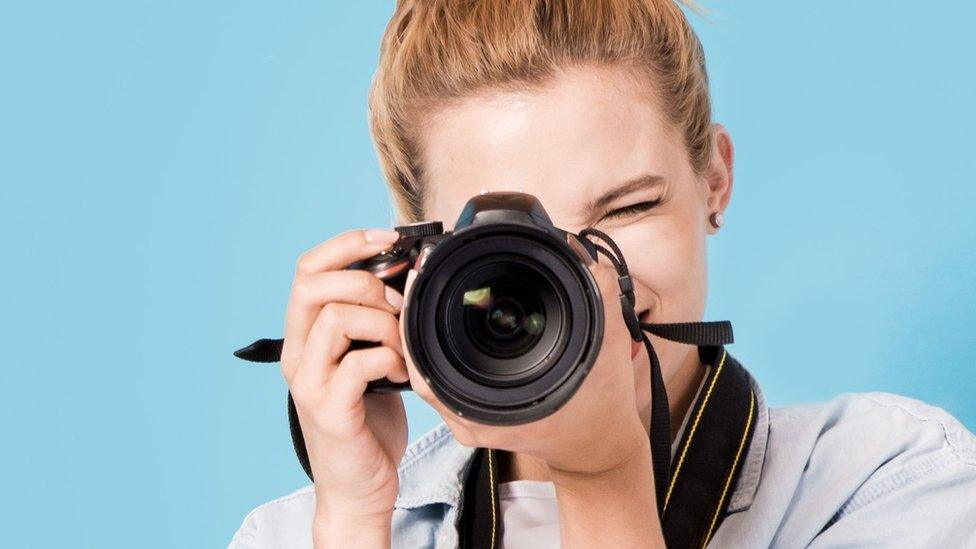
#> input picture image.jpg, 976 x 549 px
$ jupyter execute Assignment_1.ipynb
#> lines starting #> are read from the running program, lines starting #| are printed output that depends on the picture
## Q1.

[cell 1]
import numpy as np
import random
import cv2
import matplotlib.pyplot as plt

[cell 2]
#1.
array = np.array([[random.randint(0, 256) for _ in range(15)] for _ in range(15)])

for i in range(15):
    for j in range(15):
        if(array[i,j] < 120 ):
            array[i,j] = 0
print(array)

[cell 3]
#2.
arr = np.array([[random.randint(0, 256) for _ in range(15)] for _ in range(15)])

def boundary_traversal(matrix):
    rows, cols = len(matrix), len(matrix[0])
    result = []

    # Traverse the first row
    for j in range(cols):
        result.append(matrix[0][j])

    # Traverse the last column
    for i in range(1, rows):
        result.append(matrix[i][cols - 1])

    # Traverse the last row if there are more than one row
    if rows > 1:
        for j in range(cols - 2, -1, -1):
            result.append(matrix[rows - 1][j])

    # Traverse the first column if there are more than one column
    if cols > 1:
        for i in range(rows - 2, 0, -1):
            result.append(matrix[i][0])

    return result

res = boundary_traversal(arr)
print(res)

[cell 4]
#3
def odd_even(arr):
    res = []
    for i in range(len(arr)):
        y = []
        for j in arr[i]:
            if(j%2 == 0):
                y.append(1)
            else:
                y.append(0)
        res.append(y)
    return res

res = odd_even(arr)
res

## Q2.

[cell 5]
#1.
arr2 = np.array([[random.randint(0, 256) for _ in range(20)] for _ in range(20)])
# row
for i in range(20):
    print(f"max,min,median in {i}th row is {max(arr2[i])},  {min(arr2[i])},  {np.median(arr2[i])}")

[cell 6]
#columns
for i in range(15):
    print(f"max in {i}th column {max(arr2[:,i:i+1])}  ,{min(arr2[:,i:i+1])}  ,{np.median(arr2[:,i:i+1])}")

[cell 7]
#3.
resized_array = cv2.resize(arr2, (200, 200), interpolation=cv2.INTER_NEAREST)

plt.imshow(resized_array)
plt.title('Resized Image using Nearest Neighbor (200x200)')
plt.axis('off')
plt.show()
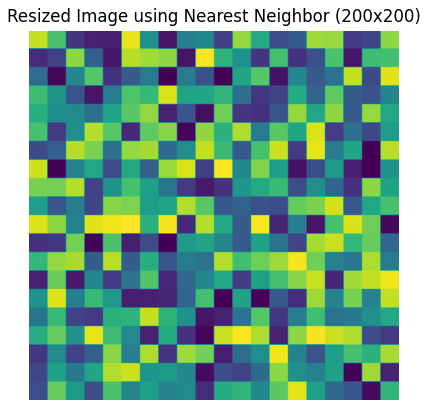
#> figure drawn by matplotlib, 1 panel

[cell 8]
#3.
# Create a horizontal gradient: 0 to 255 left to right
horizontal_gradient = np.tile(np.linspace(0, 255, 256, dtype=np.uint8), (256, 1))

# Create a vertical gradient: 0 to 255 top to bottom
vertical_gradient = np.tile(np.linspace(0, 255, 256, dtype=np.uint8).reshape(256, 1), (1, 256))

# Display both images
fig, axs = plt.subplots(1, 2, figsize=(10, 5))

axs[0].imshow(horizontal_gradient, cmap='gray')
axs[0].set_title("Horizontal Gradient")
axs[0].axis('off')

axs[1].imshow(vertical_gradient, cmap='gray')
axs[1].set_title("Vertical Gradient")
axs[1].axis('off')

plt.show()
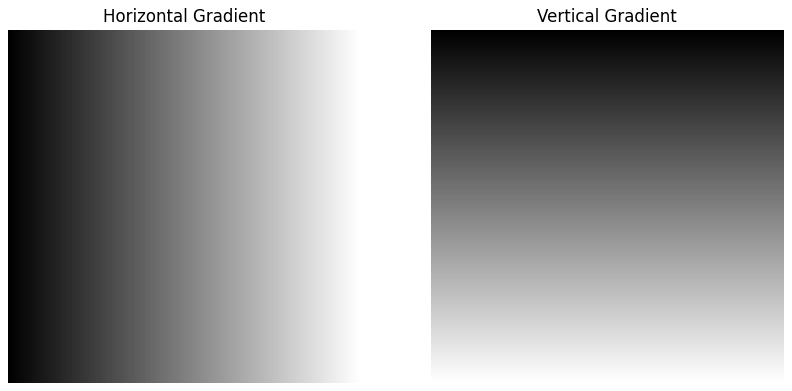
#> figure drawn by matplotlib, 2 panels

## Q3.

[cell 9]
#1.
img =cv2.imread("image.jpg",cv2.IMREAD_GRAYSCALE)
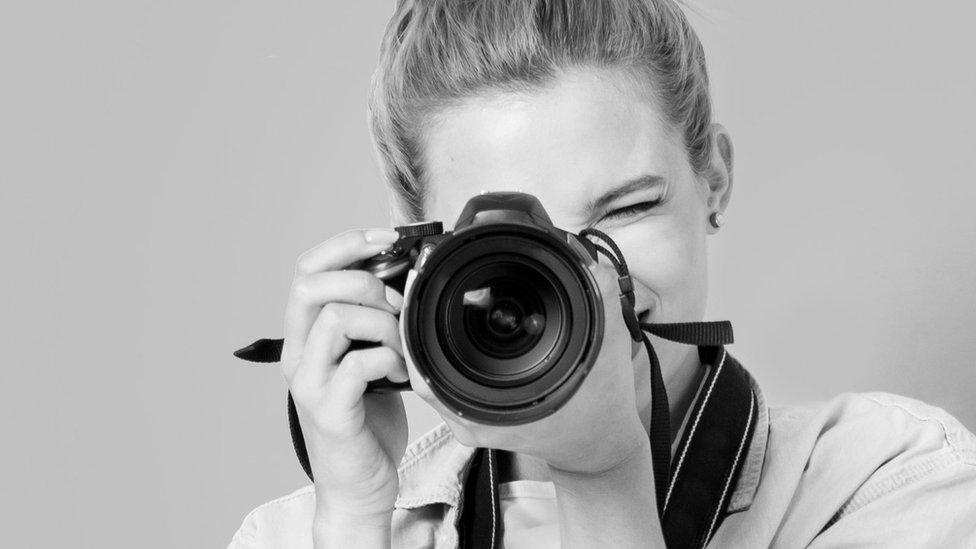
#> img: shape (549, 976); min 0, max 255, mean 170.1
inverted_img = 255 - img
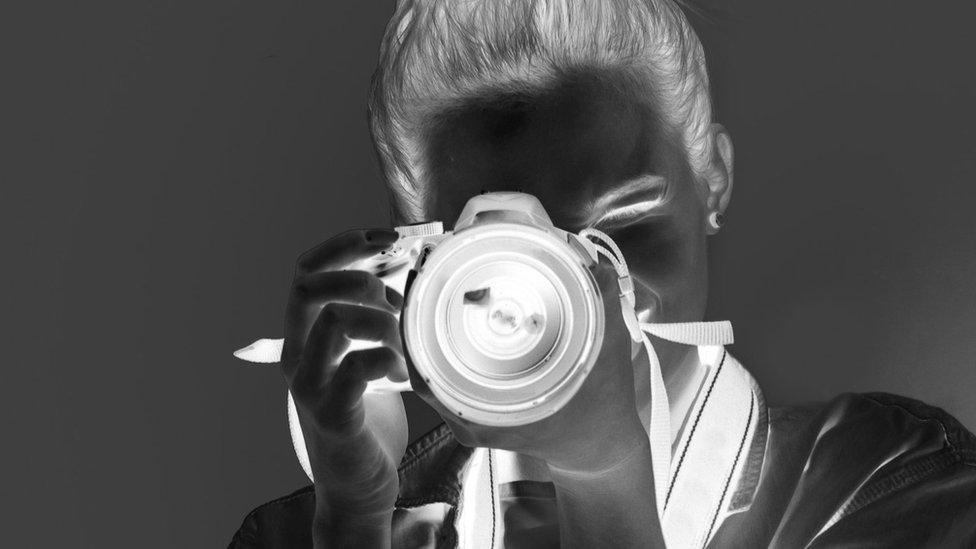
#> inverted_img: shape (549, 976); min 0, max 255, mean 84.9
plt.imshow(inverted_img)

[cell 10]
#2.
img = cv2.imread("image.jpg")
#> img is the input picture: shape (549, 976, 3); mean B, G, R 180.7, 174.8, 157.2
B, G, R = cv2.split(img)
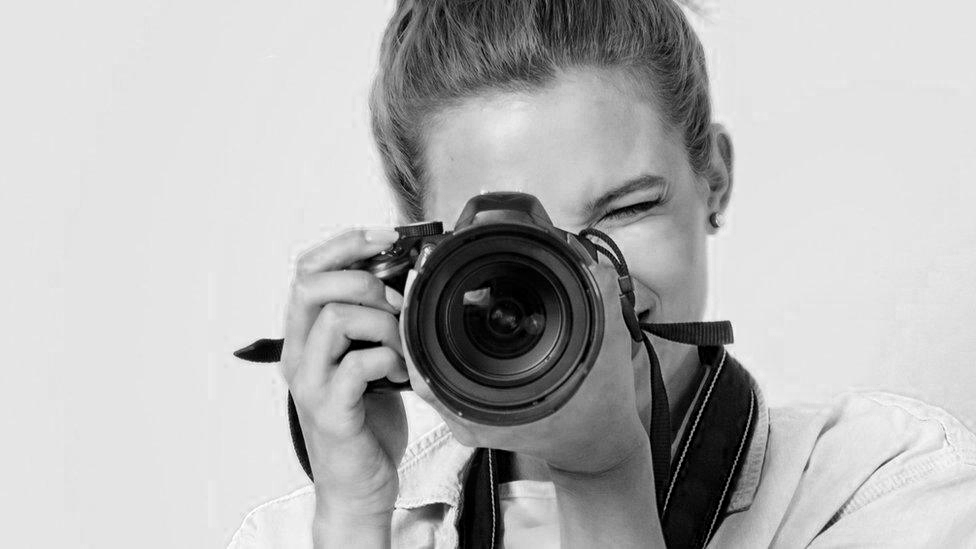
#> B: shape (549, 976); min 0, max 255, mean 180.7
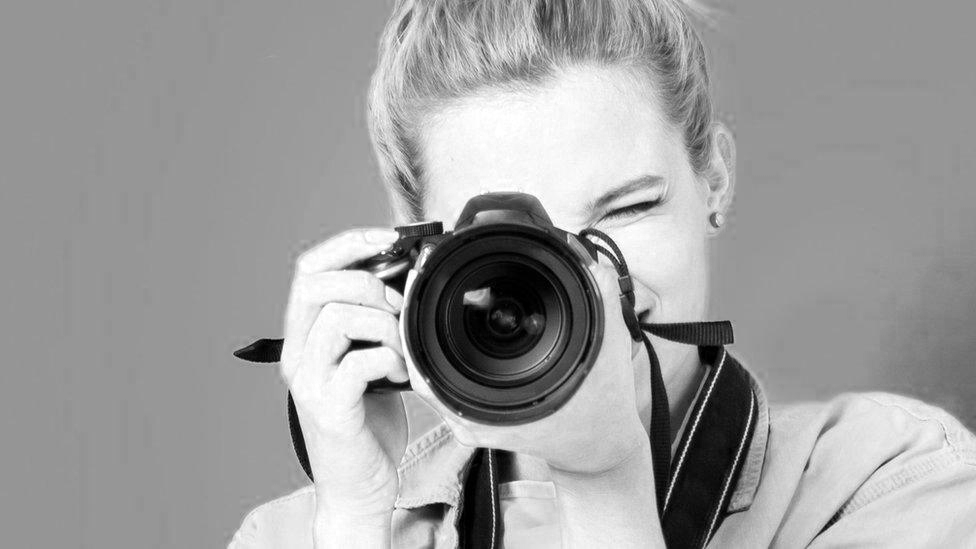
#> R: shape (549, 976); min 0, max 255, mean 157.2
R[:] = 0
#> R: shape (549, 976); every value is 0
img_modified = cv2.merge([B, G, R])
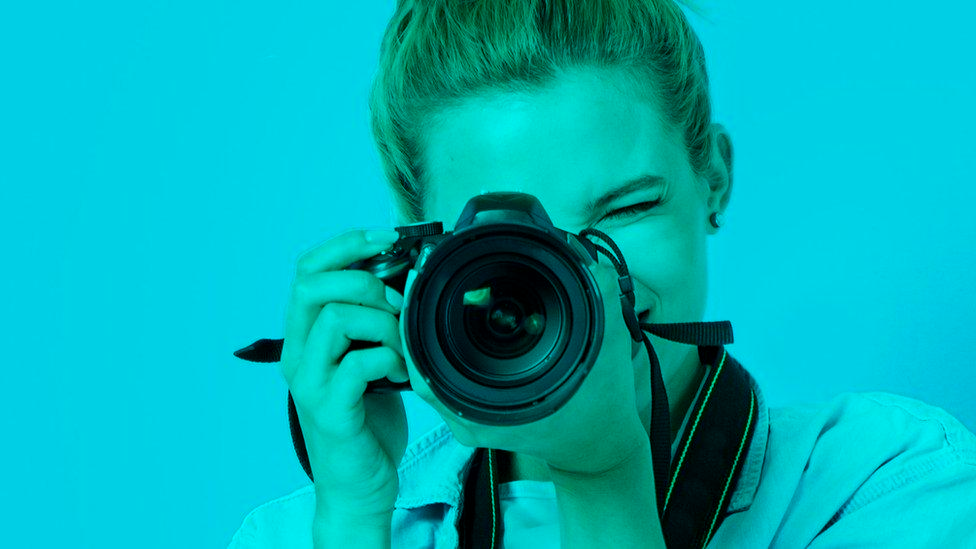
#> img_modified: shape (549, 976, 3); mean B, G, R 180.7, 174.8, 0
img_rgb = cv2.cvtColor(img_modified, cv2.COLOR_BGR2RGB)
plt.imshow(img_rgb)

[cell 11]
#3.
img_color = cv2.imread("image.jpg")
img_rgb = cv2.cvtColor(img_color, cv2.COLOR_BGR2RGB)

# Flip horizontally
h_flip = cv2.flip(img_rgb, 1)
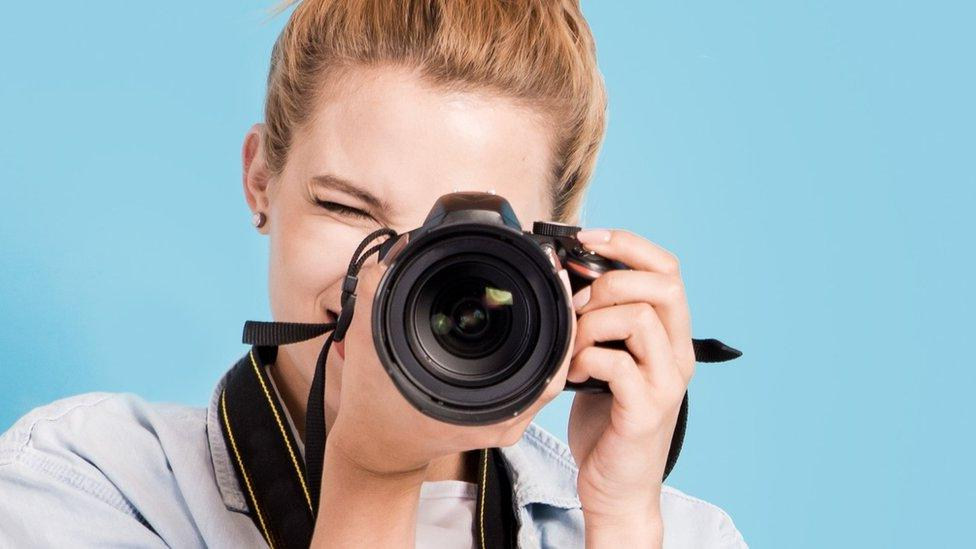
#> h_flip: shape (549, 976, 3); mean R, G, B 157.2, 174.8, 180.7

# Flip vertically
v_flip = cv2.flip(img_rgb, 0)
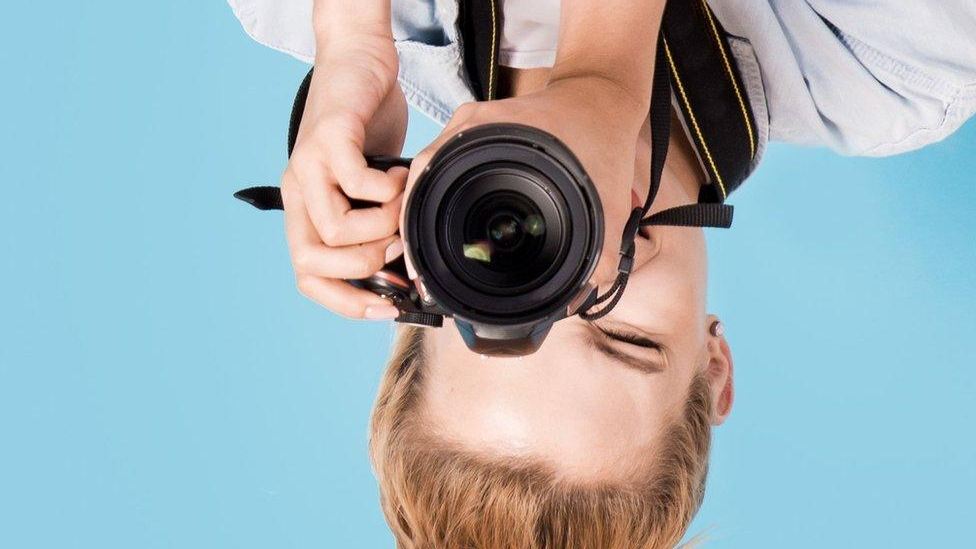
#> v_flip: shape (549, 976, 3); mean R, G, B 157.2, 174.8, 180.7

mirror = cv2.flip(img_rgb, 1)

# Display all three
titles = ["Horizontal Flip", "Vertical Flip", "Mirror (Horizontal Flip)"]
images = [h_flip, v_flip, mirror]

plt.figure(figsize=(12, 4))
for i in range(3):
    plt.subplot(1, 3, i + 1)
    plt.imshow(images[i])
    plt.title(titles[i])
    plt.axis('off')
plt.show()

## Q4.

[cell 12]
#1.
img4 = cv2.imread('image.jpg')
print("Image size (Height x Width x Channels):", img.shape)
#| Image size (Height x Width x Channels): (549, 976, 3)
B, G, R = cv2.split(img)
print("Blue channel sample:\n", B[0:5, 0:5])
#| Blue channel sample:
#|  [[229 229 229 229 229]
#|  [229 229 229 229 229]
#|  [229 229 229 229 229]
#|  [229 229 229 229 229]
#|  [229 229 229 229 229]]
print("Green channel sample:\n", G[0:5, 0:5])
#| Green channel sample:
#|  [[207 207 207 207 207]
#|  [207 207 207 207 207]
#|  [207 207 207 207 207]
#|  [207 207 207 207 207]
#|  [207 207 207 207 207]]
print("Red channel sample:\n", R[0:5, 0:5])
#| Red channel sample:
#|  [[149 149 149 149 149]
#|  [149 149 149 149 149]
#|  [149 149 149 149 149]
#|  [149 149 149 149 149]
#|  [149 149 149 149 149]]

[cell 13]
#2.
def manual_rgb_to_grayscale(img):
    B, G, R = cv2.split(img)
    gray = 0.299 * R + 0.587 * G + 0.114 * B
    return gray.astype(np.uint8)

gray_img = manual_rgb_to_grayscale(img4)
plt.imshow(gray_img, cmap='gray')
plt.title("Manual Grayscale")
plt.axis('off')
plt.show()

[cell 14]
#3.
# Create a mask for white pixels
white_pixels = np.all(img4 == 255, axis=2)

# Count how many True values
count = np.sum(white_pixels)
#> count = 0
print("Number of pure white pixels:", count)
#| Number of pure white pixels: 0

## Q5.

[cell 15]
#1.
gray_image = cv2.cvtColor(img, cv2.COLOR_BGR2GRAY)

blurred_image = cv2.GaussianBlur(gray_image, (9, 9), 0)

plt.subplot(1, 2, 1)
plt.title("Grayscale Image")
plt.imshow(gray_image, cmap='gray')
plt.axis('off')

plt.subplot(1, 2, 2)
plt.title("Gaussian Blurred Image (9x9)")
plt.imshow(blurred_image, cmap='gray')
plt.axis('off')

plt.show()

[cell 16]
#2.
inversion = 255 - blurred_image
plt.imshow(inversion, cmap='gray')

[cell 17]
#3.
image = np.zeros((512, 512, 3), dtype=np.uint8)

# Draw a blue rectangle from (50,50) to (462,462), thickness = 3
cv2.rectangle(image, (50, 50), (462, 462), color=(255, 0, 0), thickness=3)

# Draw a green filled circle at (300,300) with radius 50
cv2.circle(image, (300, 300), 50, color=(0, 255, 0), thickness=-1)

# Draw a red diagonal line from top-right to bottom-left, thickness = 2
cv2.line(image, (512, 0), (0, 512), color=(0, 0, 255), thickness=2)
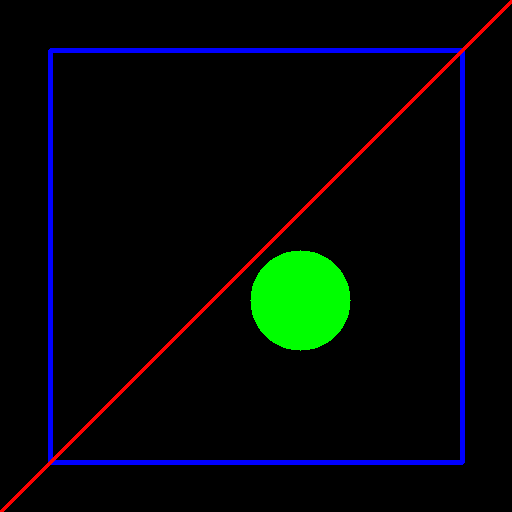
#> image: shape (512, 512, 3); mean of channels 0, 1, 2 8, 7.6, 2.5; drawn as B, G, R

# Display the image using matplotlib
plt.figure(figsize=(6, 6))
plt.imshow(cv2.cvtColor(image, cv2.COLOR_BGR2RGB))
plt.title("Custom Drawing")
plt.axis('off')
plt.show()
